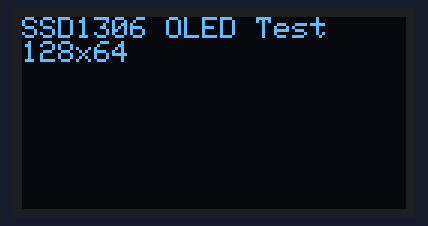
Simulated run of this sketch. Board: Arduino Uno, built with avr-gcc and run on an emulated ATmega328P. On the bench: 128×64 one-colour display.

Above: at 0.1 s.
At 2.1 s:
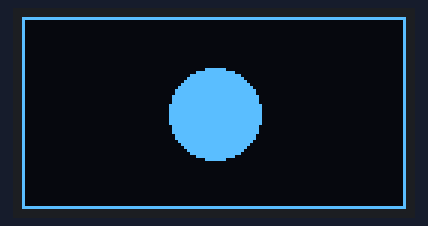
At 4.28 s:
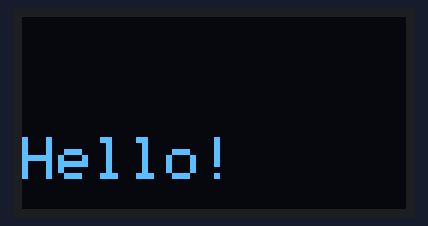

Measured:
- by itself, everything shown: repeats every 6.0 s, in 93 steps
- what the display in image 1 shows lasts 2.0 s, from 2.1 s to 4.1 s

The sketch:

oled_test.ino
```cpp
#include <SPI.h>
#include <Wire.h>
#include <Adafruit_GFX.h>
#include <Adafruit_SSD1306.h>

#define SCREEN_WIDTH 128
#define SCREEN_HEIGHT 64
#define OLED_RESET    -1   // Set to -1 if sharing Arduino reset pin
#define SCREEN_ADDRESS 0x3C // Common addr; try 0x3D if this doesn't work

Adafruit_SSD1306 display(SCREEN_WIDTH, SCREEN_HEIGHT, &Wire, OLED_RESET);

void setup() {
  Serial.begin(115200);

  if (!display.begin(SSD1306_SWITCHCAPVCC, SCREEN_ADDRESS)) {
    Serial.println(F("SSD1306 allocation failed"));
    while (true); // halt
  }

  display.clearDisplay();

  // Text test
  display.setTextSize(1);
  display.setTextColor(SSD1306_WHITE);
  display.setCursor(0, 0);
  display.println("SSD1306 OLED Test");
  display.println("128x64");
  display.display();
  delay(2000);

  // Shape test
  display.clearDisplay();
  display.drawRect(0, 0, SCREEN_WIDTH, SCREEN_HEIGHT, SSD1306_WHITE);
  display.fillCircle(SCREEN_WIDTH / 2, SCREEN_HEIGHT / 2, 15, SSD1306_WHITE);
  display.display();
  delay(2000);
}

void loop() {
  // Scrolling text demo
  static int x = SCREEN_WIDTH;
  display.clearDisplay();
  display.setTextSize(2);
  display.setTextColor(SSD1306_WHITE);
  display.setCursor(x, 24);
  display.print("Hello!");
  display.display();

  x -= 2;
  if (x < -80) x = SCREEN_WIDTH;

  delay(30);
}
```
